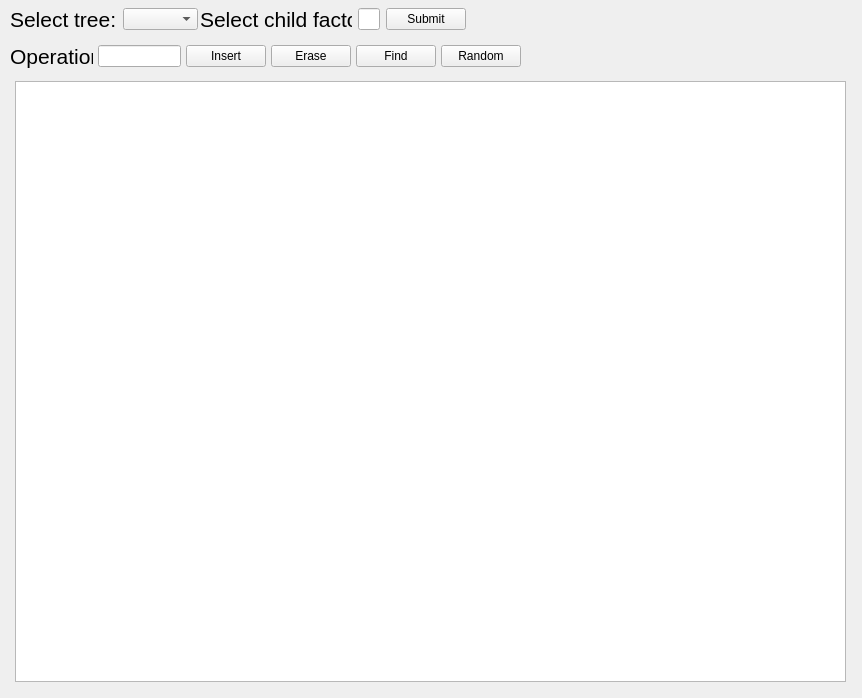
<?xml version="1.0" encoding="UTF-8"?>
<ui version="4.0">
 <class>Widget</class>
 <widget class="QWidget" name="Widget">
  <property name="geometry">
   <rect>
    <x>0</x>
    <y>0</y>
    <width>862</width>
    <height>698</height>
   </rect>
  </property>
  <property name="windowTitle">
   <string>Tree Visualizer</string>
  </property>
  <widget class="QWidget" name="layoutWidget">
   <property name="geometry">
    <rect>
     <x>10</x>
     <y>0</y>
     <width>188</width>
     <height>38</height>
    </rect>
   </property>
   <layout class="QHBoxLayout" name="horizontalLayout">
    <item>
     <widget class="QLabel" name="label">
      <property name="font">
       <font>
        <pointsize>16</pointsize>
       </font>
      </property>
      <property name="text">
       <string>Select tree:</string>
      </property>
     </widget>
    </item>
    <item>
     <widget class="QComboBox" name="treeComboBox"/>
    </item>
   </layout>
  </widget>
  <widget class="QWidget" name="layoutWidget">
   <property name="geometry">
    <rect>
     <x>10</x>
     <y>40</y>
     <width>511</width>
     <height>33</height>
    </rect>
   </property>
   <layout class="QHBoxLayout" name="horizontalLayout_2">
    <property name="spacing">
     <number>5</number>
    </property>
    <item>
     <widget class="QLabel" name="label_2">
      <property name="font">
       <font>
        <pointsize>16</pointsize>
       </font>
      </property>
      <property name="text">
       <string>Operation:</string>
      </property>
     </widget>
    </item>
    <item>
     <widget class="QLineEdit" name="valueEdit">
      <property name="sizePolicy">
       <sizepolicy hsizetype="Minimum" vsizetype="Fixed">
        <horstretch>0</horstretch>
        <verstretch>0</verstretch>
       </sizepolicy>
      </property>
     </widget>
    </item>
    <item>
     <widget class="QPushButton" name="insertButton">
      <property name="sizePolicy">
       <sizepolicy hsizetype="Minimum" vsizetype="Fixed">
        <horstretch>0</horstretch>
        <verstretch>0</verstretch>
       </sizepolicy>
      </property>
      <property name="styleSheet">
       <string notr="true"/>
      </property>
      <property name="text">
       <string>Insert</string>
      </property>
     </widget>
    </item>
    <item>
     <widget class="QPushButton" name="eraseButton">
      <property name="text">
       <string>Erase</string>
      </property>
     </widget>
    </item>
    <item>
     <widget class="QPushButton" name="findButton">
      <property name="text">
       <string>Find</string>
      </property>
     </widget>
    </item>
    <item>
     <widget class="QPushButton" name="randomButton">
      <property name="text">
       <string>Random</string>
      </property>
     </widget>
    </item>
   </layout>
  </widget>
  <widget class="QGraphicsView" name="gView">
   <property name="geometry">
    <rect>
     <x>15</x>
     <y>81</y>
     <width>831</width>
     <height>601</height>
    </rect>
   </property>
  </widget>
  <widget class="QWidget" name="layoutWidget_2">
   <property name="geometry">
    <rect>
     <x>200</x>
     <y>0</y>
     <width>266</width>
     <height>38</height>
    </rect>
   </property>
   <layout class="QHBoxLayout" name="horizontalLayout_3">
    <item>
     <widget class="QLabel" name="label_4">
      <property name="font">
       <font>
        <pointsize>16</pointsize>
       </font>
      </property>
      <property name="text">
       <string>Select child factor:</string>
      </property>
     </widget>
    </item>
    <item>
     <widget class="QLineEdit" name="childFactorEdit"/>
    </item>
    <item>
     <widget class="QPushButton" name="submitButton">
      <property name="text">
       <string>Submit</string>
      </property>
     </widget>
    </item>
   </layout>
  </widget>
 </widget>
 <resources/>
 <connections/>
</ui>
